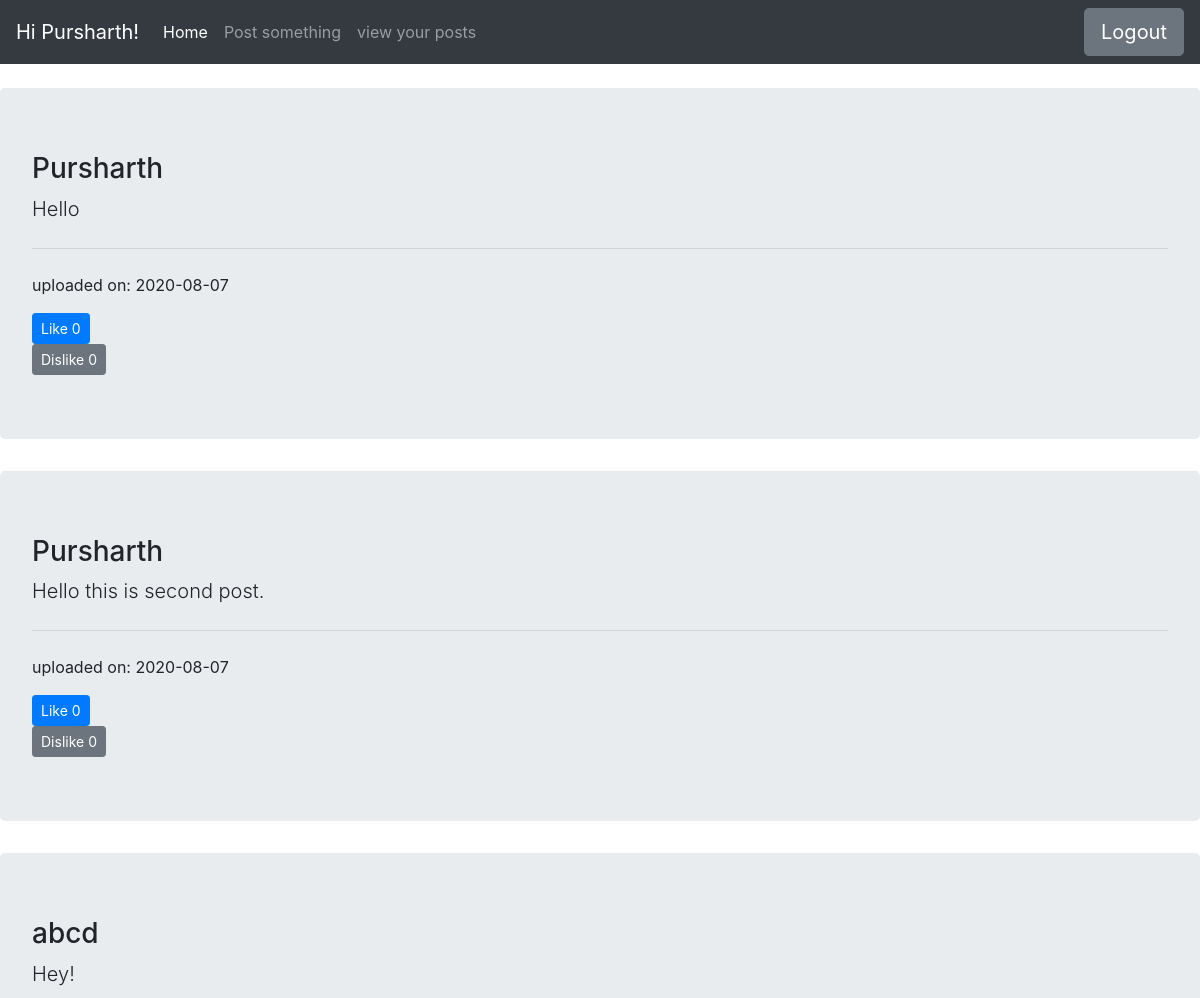
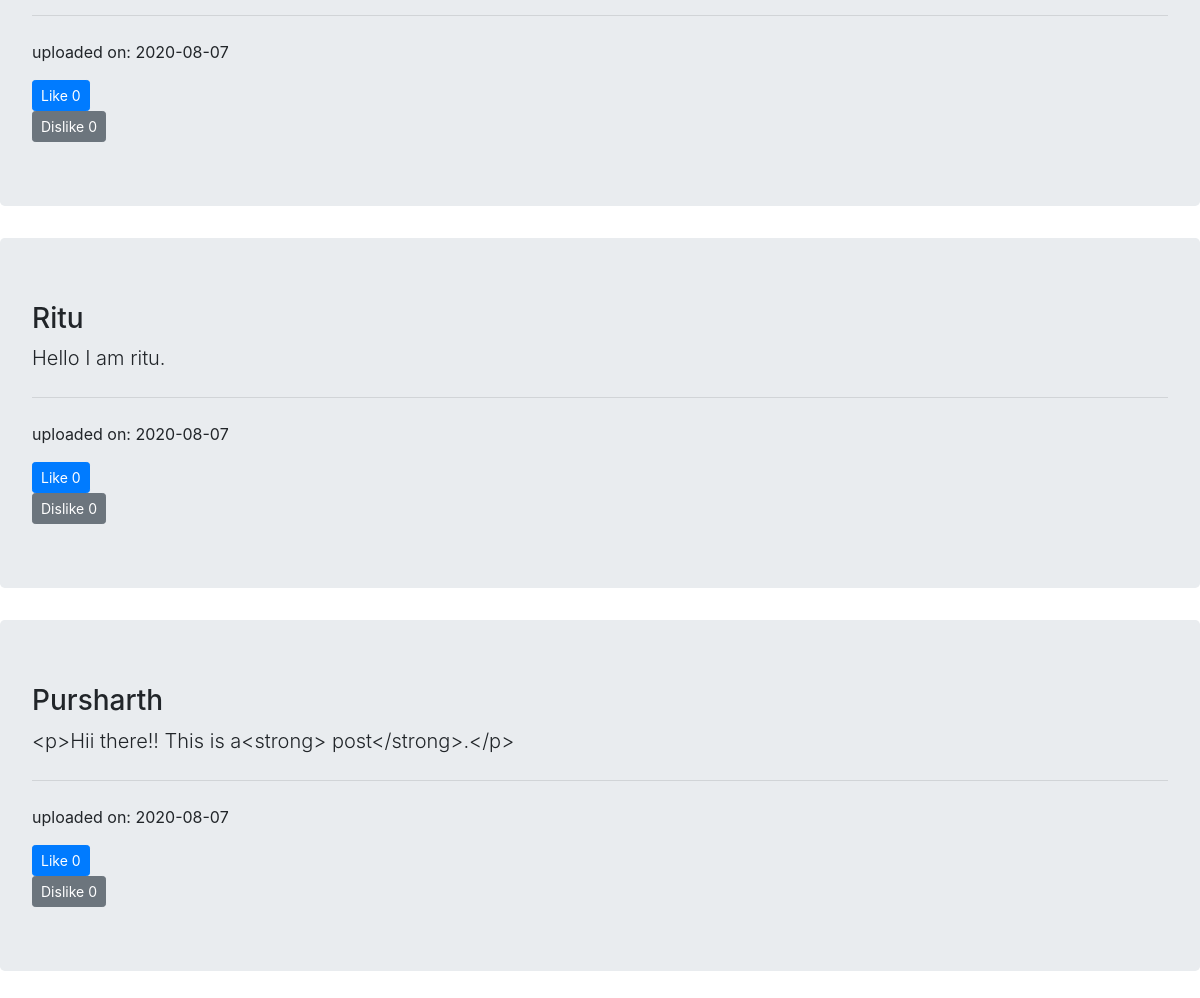
The app's page /dashboard.html (signed in), older data (2 pictures, top to bottom).
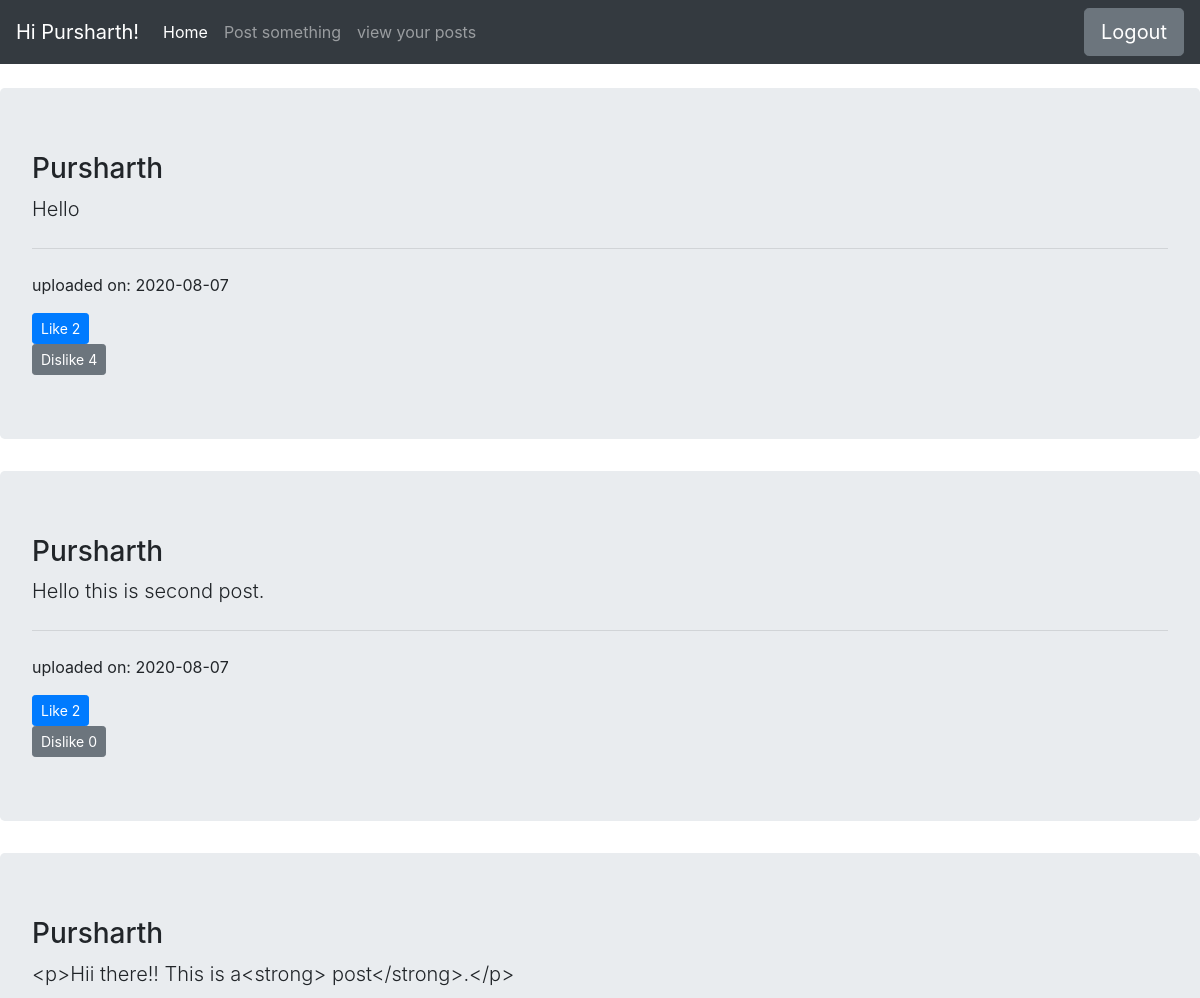
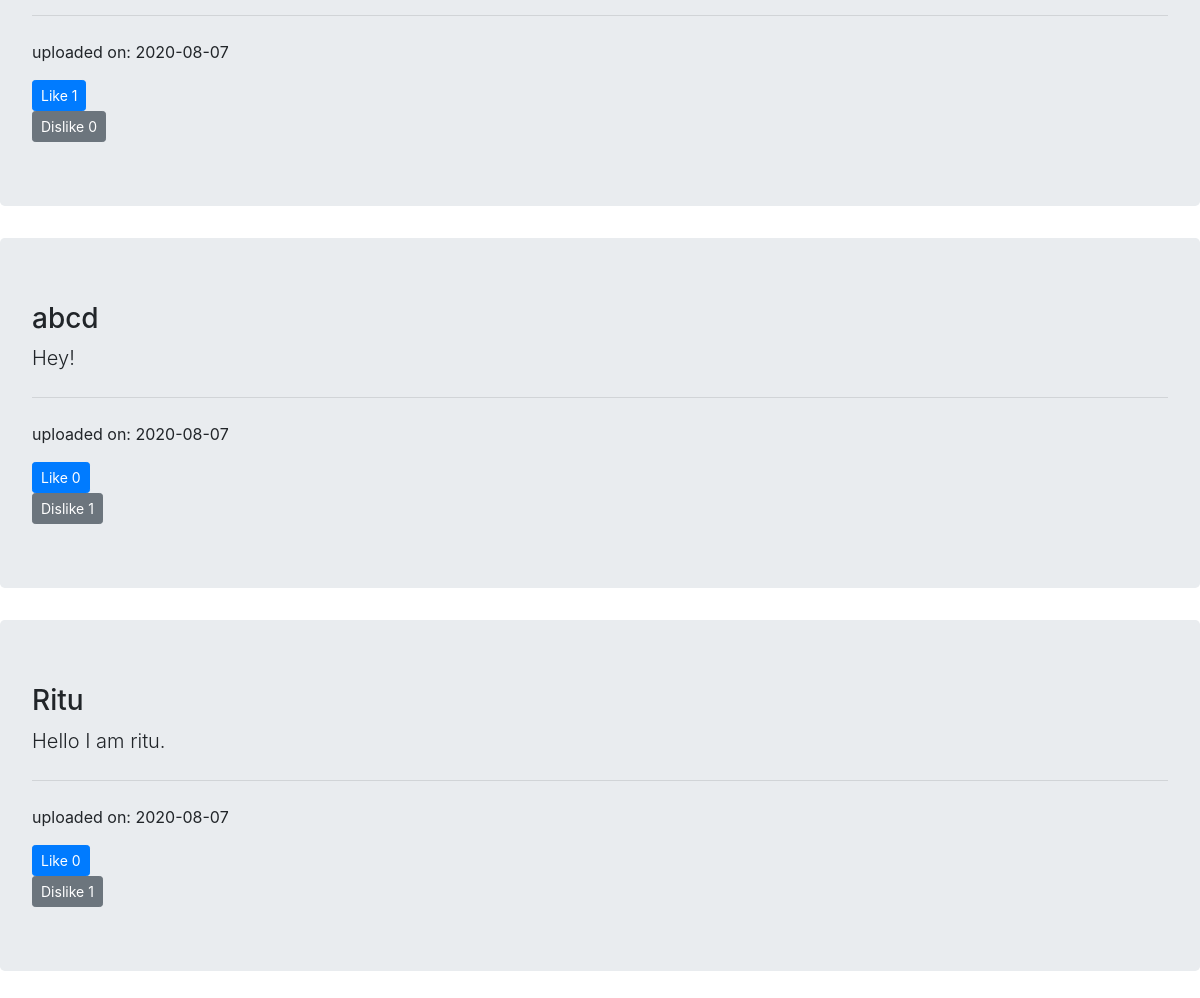
The same page, newer data (2 pictures, top to bottom).
### tables this page shows
CREATE TABLE posts (id INTEGER PRIMARY KEY,userid INTEGER,username TEXT,useremail TEXT,dateofupload date,content TEXT,likes INTEGER,dislikes INTEGER);

### server.py (the view)
@app.route('/dashboard.html')
def dashboard():
    if 'user_id' in session:
        data = backend.display_all_posts()
        return render_template('dashboard.html',pk=session['user_pk'],name=session['user_id'],data=data)
    else:
        return redirect('/index.html')

### backend.py (called while the page is built)
def display_all_posts():
    conn = sqlite3.connect('blogging.db')
    cur = conn.cursor()
    cur.execute("Select * from posts order by likes desc")
    rows = cur.fetchall()
    conn.close()
    return rows

### templates/dashboard.html (shortened to what this page needs)
<!doctype html>
<html lang="en">
  <head>
    <link rel="stylesheet" href="https://stackpath.bootstrapcdn.com/bootstrap/4.5.1/css/bootstrap.min.css">
  </head>
  <body>
    <nav class="navbar navbar-expand-lg navbar-dark bg-dark">
  <a class="navbar-brand" href="#">Hi {{name}}!</a>
  <div class="collapse navbar-collapse" id="navbarText">
    <ul class="navbar-nav mr-auto">
      <li class="nav-item active">
        <a class="nav-link" href="">Home <span class="sr-only">(current)</span></a>
      </li>
      <li class="nav-item">
        <a class="nav-link" href="./newpost.html">Post something</a>
      </li>
      <li class="nav-item">
        <a class="nav-link" href="./viewall.html">view your posts</a>
      </li>
    </ul>
    <form action='logout' method='post'>
    <button type="submit" class="btn btn-secondary btn-lg">Logout</button>
    </form>
  </div>
</nav>
<br>
{% for post in data %}
  <div class="jumbotron">
  <h3 class="display-5">{{post[2]}}</h3>
  <p class="lead">{{post[5]}}</p>
  <hr class="my-4">
  <p> uploaded on: {{post[4]}}</p>
  <form action='increaselike/{{post[0]}}' method='post'>
  <button type="submit" class="btn btn-primary btn-sm">Like  {{post[6]}}</button>
  </form>
  <form action='increasedislike/{{post[0]}}' method='post'>
<button type="submit" class="btn btn-secondary btn-sm">Dislike  {{post[7]}}</button>
</form>
</div>
{% endfor %}
  </body>
</html>

Row changes from the older to the newer data that the page shows:
changed posts "Hello": likes "0" → "2"; dislikes "0" → "4"
changed posts "Hello this is second post.": likes "0" → "2"
changed posts "<p>Hii there!! This is a<strong> post</strong>.</p>": likes "0" → "1"; moves up the list
changed posts "abcd": dislikes "0" → "1"
changed posts "Ritu": dislikes "0" → "1"
